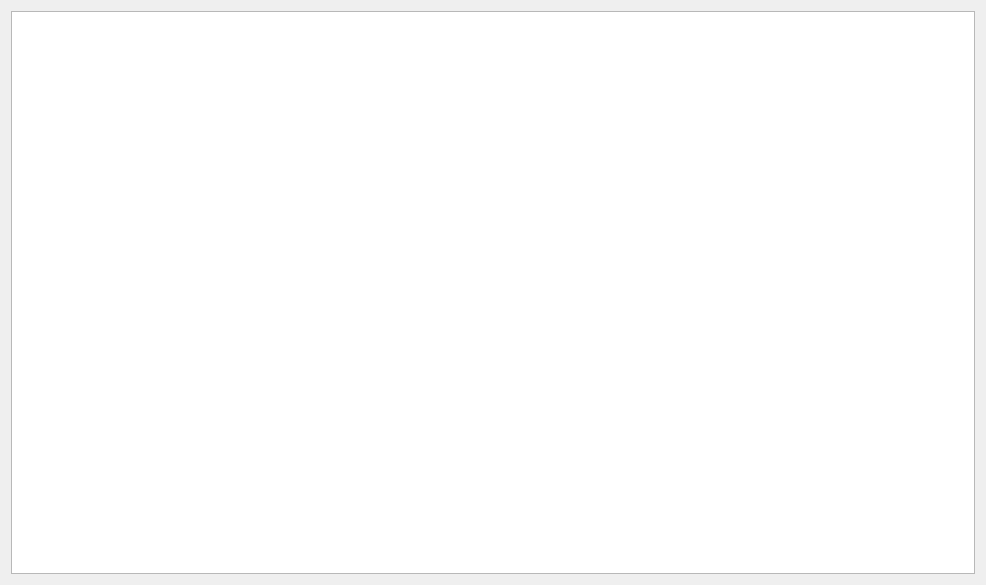
<?xml version="1.0" encoding="UTF-8"?>
<ui version="4.0">
 <comment>*********************************************************************
**
** Copyright (C) 1992-2006 Trolltech ASA. All rights reserved.
**
** This file is part of the Qt Assistant of the Qt Toolkit.
**
** This file may be used under the terms of the GNU General Public
** License version 2.0 as published by the Free Software Foundation
** and appearing in the file LICENSE.GPL included in the packaging of
** this file.  Please review the following information to ensure GNU
** General Public Licensing requirements will be met:
** http://www.trolltech.com/products/qt/opensource.html
**
** If you are unsure which license is appropriate for your use, please
** review the following information:
** http://www.trolltech.com/products/qt/licensing.html or contact the
** sales department at sales@trolltech.com.
**
** This file is provided AS IS with NO WARRANTY OF ANY KIND, INCLUDING THE
** WARRANTY OF DESIGN, MERCHANTABILITY AND FITNESS FOR A PARTICULAR PURPOSE.
**
*********************************************************************</comment>
 <class>DataExplorerUI</class>
 <widget class="QWidget" name="DataExplorerUI">
  <property name="geometry">
   <rect>
    <x>0</x>
    <y>0</y>
    <width>986</width>
    <height>585</height>
   </rect>
  </property>
  <property name="windowTitle">
   <string>SQL Data Explorer</string>
  </property>
  <property name="toolTip">
   <string>SQL Data Explorer</string>
  </property>
  <property name="statusTip">
   <string>SQL Data Explorer</string>
  </property>
  <property name="whatsThis">
   <string>SQL Data Explorer</string>
  </property>
  <layout class="QVBoxLayout" name="verticalLayout_2">
   <item>
    <widget class="QTableView" name="dataViewTable">
     <property name="sizePolicy">
      <sizepolicy hsizetype="Expanding" vsizetype="Expanding">
       <horstretch>2</horstretch>
       <verstretch>0</verstretch>
      </sizepolicy>
     </property>
     <property name="contextMenuPolicy">
      <enum>Qt::CustomContextMenu</enum>
     </property>
     <property name="frameShadow">
      <enum>QFrame::Sunken</enum>
     </property>
     <property name="selectionBehavior">
      <enum>QAbstractItemView::SelectRows</enum>
     </property>
     <property name="sortingEnabled">
      <bool>true</bool>
     </property>
    </widget>
   </item>
  </layout>
  <action name="actionInsertRow">
   <property name="enabled">
    <bool>false</bool>
   </property>
   <property name="icon">
    <iconset>
     <normaloff/>
    </iconset>
   </property>
   <property name="text">
    <string>&amp;Insert Row</string>
   </property>
   <property name="statusTip">
    <string>Inserts a new row</string>
   </property>
  </action>
  <action name="actionDeleteRow">
   <property name="enabled">
    <bool>false</bool>
   </property>
   <property name="icon">
    <iconset>
     <normaloff/>
    </iconset>
   </property>
   <property name="text">
    <string>&amp;Delete Row(s)</string>
   </property>
   <property name="iconText">
    <string>Delete the selected Row(s)</string>
   </property>
   <property name="toolTip">
    <string>Delete the selected Row(s)</string>
   </property>
   <property name="statusTip">
    <string>Delete the selected Row(s)</string>
   </property>
  </action>
  <action name="actionExportData">
   <property name="enabled">
    <bool>false</bool>
   </property>
   <property name="icon">
    <iconset>
     <normaloff>:/resources/images/exportdata.png</normaloff>:/resources/images/exportdata.png</iconset>
   </property>
   <property name="text">
    <string>&amp;Export</string>
   </property>
   <property name="iconText">
    <string>Export Data</string>
   </property>
   <property name="toolTip">
    <string>Export Data</string>
   </property>
   <property name="statusTip">
    <string>Export Data</string>
   </property>
  </action>
  <action name="actionImportData">
   <property name="enabled">
    <bool>false</bool>
   </property>
   <property name="icon">
    <iconset>
     <normaloff>:/resources/images/importdata.png</normaloff>:/resources/images/importdata.png</iconset>
   </property>
   <property name="text">
    <string>Import</string>
   </property>
   <property name="toolTip">
    <string>Import</string>
   </property>
   <property name="statusTip">
    <string>Export Data</string>
   </property>
  </action>
  <action name="actionPrint">
   <property name="icon">
    <iconset>
     <normaloff>:/resources/images/printer.png</normaloff>:/resources/images/printer.png</iconset>
   </property>
   <property name="text">
    <string>&amp;Print</string>
   </property>
  </action>
  <action name="actionPrintPreview">
   <property name="icon">
    <iconset>
     <normaloff>:/resources/images/printer.png</normaloff>:/resources/images/printer.png</iconset>
   </property>
   <property name="text">
    <string>Print Preview</string>
   </property>
  </action>
 </widget>
 <resources/>
 <connections/>
</ui>
